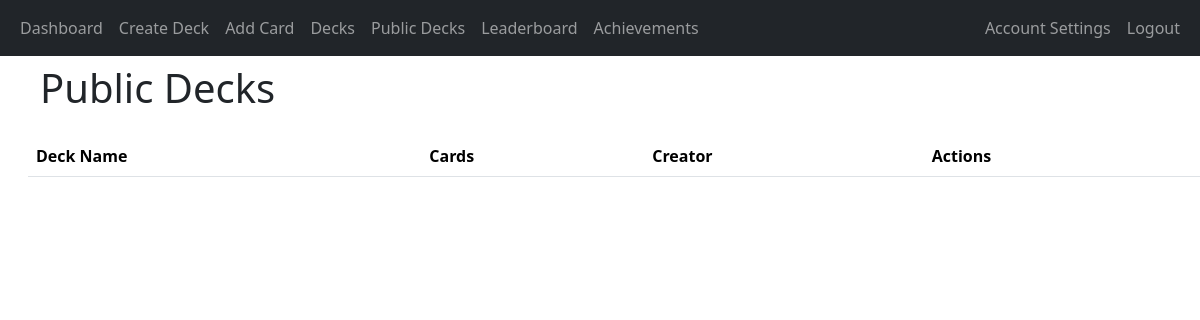
/public_decks (signed in), run on an earlier commit of the app's database.
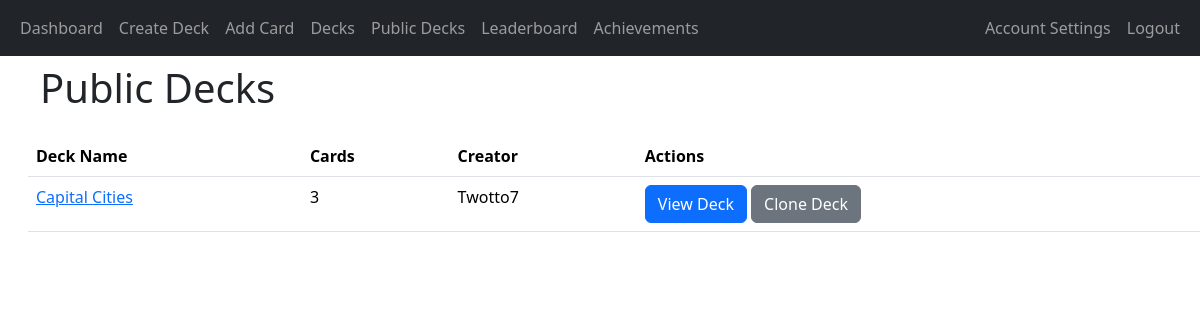
And on a later commit of the database.
### app/decks/models.py (models this page shows, shortened)
class Deck(db.Model):
    deck_id = db.Column(db.Integer, primary_key=True)
    name = db.Column(db.String(100), nullable=False)
    user_id = db.Column(db.Integer, db.ForeignKey('user.user_id'), nullable=False)
    created_at = db.Column(db.DateTime, nullable=False, default=datetime.utcnow)
    shared = db.Column(db.Boolean, default=False)
    review_start_date = db.Column(db.DateTime, nullable=True)
    cards = db.relationship('Card', backref='deck', cascade='all, delete-orphan', lazy=True)

### app/auth/models.py (models this page shows, shortened)
class User(db.Model, UserMixin):
    user_id = db.Column(db.Integer, primary_key=True)
    username = db.Column(db.String(80), unique=True, nullable=False)
    email = db.Column(db.String(120), unique=True, nullable=False)
    password_hash = db.Column(db.String(128), nullable=False)
    points = db.Column(db.Integer, default=0)  # Add points column
    achievements = db.relationship('UserAchievement', back_populates='user', cascade='all, delete-orphan')
    login_events = db.relationship('LoginEvent', backref='user', cascade='all, delete-orphan', lazy=True)
    decks = db.relationship('Deck', backref='user', cascade='all, delete-orphan', lazy=True)

### app/decks/routes.py (the view)
@decks_blueprint.route('/public_decks')
@login_required
def public_decks():
    shared_decks = Deck.query.filter_by(shared=True).all()
    deck_data = []
    for deck in shared_decks:
        card_count = Card.query.filter_by(deck_id=deck.deck_id).count()
        creator = User.query.get(deck.user_id).username  # Fetch the username of the deck creator
        deck_data.append({
            'deck_id': deck.deck_id,
            'name': deck.name,
            'cards': card_count,
            'creator': creator  # Add the creator's username to the deck data
        })
    return render_template('public_decks.html', decks=deck_data)

### app/__init__.py (called while the page is built)
@login_manager.user_loader
def load_user(user_id):
    return User.query.get(int(user_id))

### app/decks/templates/public_decks.html (shortened to what this page needs)
{% extends "base.html" %}
{% block heading %}Public Decks{% endblock %}
{% block content %}
<table class="table">
    <thead>
        <tr>
            <th>Deck Name</th>
            <th>Cards</th>
            <th>Creator</th>
            <th>Actions</th>
        </tr>
    </thead>
    <tbody>
        {% for deck in decks %}
        <tr>
            <td><a href="{{ url_for('decks.view_deck', deck_id=deck['deck_id']) }}">{{ deck['name'] }}</a></td>
            <td>{{ deck['cards'] }}</td>
            <td>{{ deck['creator'] }}</td>
            <td>
                <a href="{{ url_for('decks.view_deck', deck_id=deck['deck_id']) }}" class="btn btn-primary">View Deck</a>
                <a href="{{ url_for('decks.clone_deck', deck_id=deck['deck_id']) }}" class="btn btn-secondary">Clone Deck</a>
            </td>
        </tr>
        {% endfor %}
    </tbody>
</table>
{% endblock %}

What changed in the data, as far as the page shows it:
now on this page (row edited): Deck: name "Capital Cities"
now on this page (row unchanged): User: creator "Twotto7"
Also different on the page:
new list line: "3 View Deck Clone Deck"
